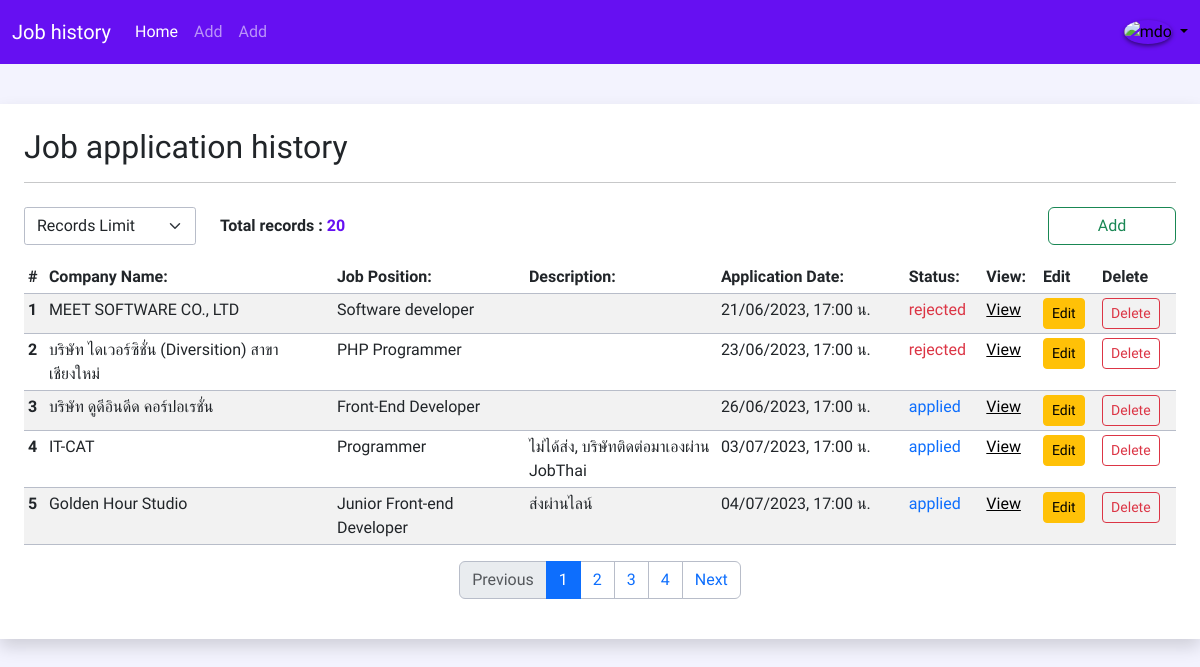
The page / on the database its author committed.
### tables this page shows
CREATE TABLE `jobhistory` (
  `id` int(11) NOT NULL,
  `company_name` varchar(255) NOT NULL,
  `job_position` varchar(255) NOT NULL,
  `job_salary` varchar(255) DEFAULT NULL,
  `submit_by1` varchar(255) DEFAULT NULL,
  `submit_by2` varchar(255) DEFAULT NULL,
  `submit_by3` varchar(255) DEFAULT NULL,
  `submit_by4` varchar(255) DEFAULT NULL,
  `description` varchar(255) DEFAULT NULL,
  `location` varchar(1023) DEFAULT NULL,
  `address` varchar(255) DEFAULT NULL,
  `link` varchar(255) DEFAULT NULL,
  `application_date` timestamp NOT NULL DEFAULT current_timestamp() ON UPDATE current_timestamp(),
  `job_status` varchar(255) DEFAULT NULL
);

### pagination.php (called while the page is built, shortened)
<?php
require_once('process/config.php');
$limit = isset($_SESSION['records-limit']) ? $_SESSION['records-limit'] : 5;
$page = (isset($_GET['page']) && is_numeric($_GET['page']) ) ? $_GET['page'] : 1;
$paginationStart = ($page - 1) * $limit;
$job_historys = $db->query("SELECT * FROM jobhistory LIMIT $paginationStart, $limit")->fetchAll();
$sql = $db->query("SELECT count(id) AS id FROM jobhistory")->fetchAll();
$allRecrods = $sql[0]['id'];
$totoalPages = ceil($allRecrods / $limit);
$next = $page + 1;
?>

### index.php (the view, shortened to what this page needs)
<?php
require_once('process/config.php');
include('pagination.php');
?>
<!DOCTYPE html>
<html lang="en">
<head>
  <link rel="stylesheet" href="css/bootstrap.min.css">
  <link rel="stylesheet" href="css/styles.css">
</head>
<body>
  <div class="box bg-white shadow px-2 py-3 p-md-4">
    <h2>Job application history</h2>
    <hr class="mb-4">
    <div class="row mb-3">
      <div class="col-2">
        <form action="index.php" method="post">
          <select name="records-limit" id="records-limit" class="form-select custom-select">
            <option disabled selected>Records Limit</option>
          </select>
        </form>
      </div>
      <div class="col-2 d-flex align-items-center">
        <p class="m-0 fw-bold">Total records : <span class="text-indigo"><?php echo $allRecrods; ?></span></p>
      </div>
      <div class="col-8 text-end">
        <a href="create.php" class="btn btn-outline-success" style="width: 8rem;">Add</a>
      </div>
    </div>
    <div class="table-responsive">
      <table class="table table-sm table-striped">
        <thead>
          <tr>
            <th>#</th>
            <th>Company Name:</th>
            <th>Job Position:</th>
            <th>Description:</th>
            <th>Application Date:</th>
            <th>Status:</th>
            <th>View:</th>
            <th>Edit</th>
            <th>Delete</th>
          </tr>
        </thead>
        <tbody>
          <?php foreach ($job_historys as $job_history) : ?>
            <?php $job_history['application_date'] = date("d/m/Y, H:i น.", strtotime($job_history['application_date'])); ?>
            <tr>
              <th class="col" scope="row"><?php echo $job_history['id']; ?></th>
              <td class="col-3"><?php echo $job_history['company_name']; ?></td>
              <td class="col-2"><?php echo $job_history['job_position']; ?></td>
              <td class="col-2"><?php echo $job_history['description']; ?></td>
              <td><?php echo $job_history['application_date']; ?></td>
              <td class="<?php include("color.php"); ?>"><?php echo $job_history["job_status"]; ?></td>
              <td><a href="detail.php?id=<?php echo $job_history['id']; ?>" class="link-body-emphasis">View</a></td>
              <td><a href="edit.php?edit_id=<?php echo $job_history['id']; ?>" class="btn btn-sm btn-warning">Edit</a></td>
              <td><a href="delete.php?delete_id=<?php echo $job_history["id"]; ?>" class="btn btn-sm btn-outline-danger">Delete</a></td>
            </tr>
          <?php endforeach; ?>
        </tbody>
      </table>
      <nav aria-label="Page navigation example mt-5">
        <ul class="pagination justify-content-center">
          <li class="page-item <?php if ($page <= 1) {
                                  echo 'disabled';
                                } ?>">
            <a class="page-link" href="<?php if ($page <= 1) {
                                          echo '#';
                                        } else {
                                          echo "?page=" . $prev;
                                        } ?>">Previous</a>
          </li>
          <?php for ($i = 1; $i <= $totoalPages; $i++) : ?>
            <li class="page-item <?php if ($page == $i) {
                                    echo 'active';
                                  } ?>">
              <a class="page-link" href="index.php?page=<?= $i; ?>"> <?= $i; ?> </a>
            </li>
          <?php endfor; ?>
          <li class="page-item <?php if ($page >= $totoalPages) {
                                  echo 'disabled';
                                } ?>">
            <a class="page-link" href="<?php if ($page >= $totoalPages) {
                                          echo '#';
                                        } else {
                                          echo "?page=" . $next;
                                        } ?>">Next</a>
          </li>
        </ul>
      </nav>
    </div>
  </div>
</body>
</html>

### css/styles.css (style rules this page uses)
:root { --bs-border-color: #b8bdc9; --bs-indigo-rgb: #6610f2; --bs-purple-rgb: #6f42c1; --bs-pink-rgb: #e83e8c; }
body { background-color: #f3f3fe; font-family: "Sarabun", sans-serif; font-weight: 300; }
.box { width: 100%; max-width: 1200px; margin: 2.5rem auto; }
.text-indigo { color: #6610f2 !important; }
.bg-indigo { --bs-bg-opacity: 1; background-color: var(--bs-indigo-rgb) !important; }
.navbar { padding-top: 0.75rem; padding-bottom: 0.75rem; }
.form-select { --bs-border-radius: 0.175rem; }
.img-profile { box-shadow: 0 0.125rem 0.25rem rgba(0, 0, 0, 0.5) !important; }

### rows shown on the page
jobhistory: id "1", company_name "MEET SOFTWARE CO., LTD", job_position "Software developer", application_date "21/06/2023, 17:00 น.", job_status "rejected"
jobhistory: id "2", company_name "บริษัท ไดเวอร์ซิชั่น (Diversition) สาขาเชียงใหม่", job_position "PHP Programmer", application_date "23/06/2023, 17:00 น.", job_status "rejected"
jobhistory: id "3", company_name "บริษัท ดูดีอินดีด คอร์ปอเรชั่น", job_position "Front-End Developer", application_date "26/06/2023, 17:00 น.", job_status "applied"
jobhistory: id "4", company_name "IT-CAT", job_position "Programmer", description "ไม่ได้ส่ง, บริษัทติดต่อมาเองผ่าน JobThai", application_date "03/07/2023, 17:00 น.", job_status "applied"
jobhistory: id "5", company_name "Golden Hour Studio", job_position "Junior Front-end Developer", description "ส่งผ่านไลน์", application_date "04/07/2023, 17:00 น.", job_status "applied"

### other values the page prints
$allRecrods "20"
